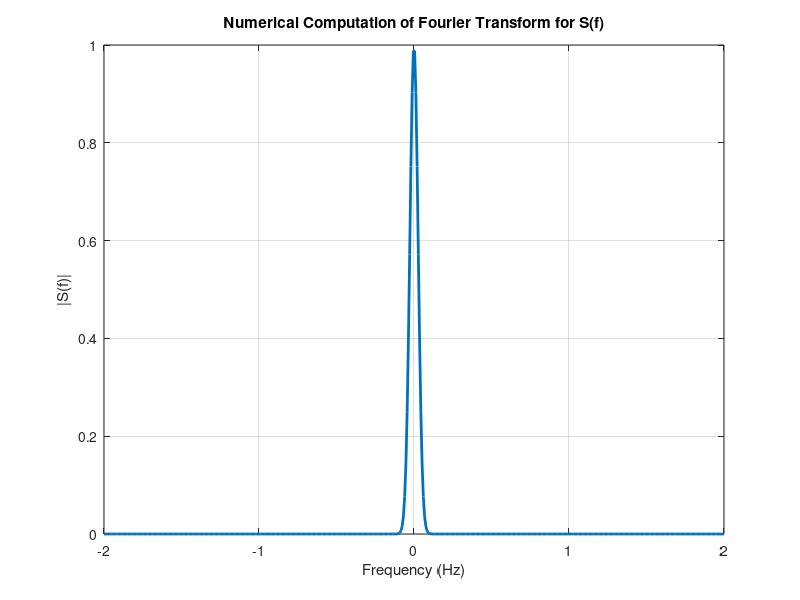

Recreate this plot in MATLAB.
Tmax = 10 * sqrt(72)/2;  
N = 65536;  
t = linspace(-Tmax, Tmax, N); 
dt = t(2) - t(1);  

s_t = (1/sqrt(72*pi)) * exp(-t.^2 / 72);

frequencies = linspace(-2, 2, 500);  
S_f_numeric = zeros(size(frequencies));  

for k = 1:length(frequencies)
    f = frequencies(k);
    S_f_numeric(k) = sum(s_t .* exp(-1j * 2 * pi * f * t)) * dt;
end

figure;
plot(frequencies, abs(S_f_numeric), 'LineWidth', 2);  
xlabel('Frequency (Hz)'); ylabel('|S(f)|');
title('Numerical Computation of Fourier Transform for S(f)');
grid on;
